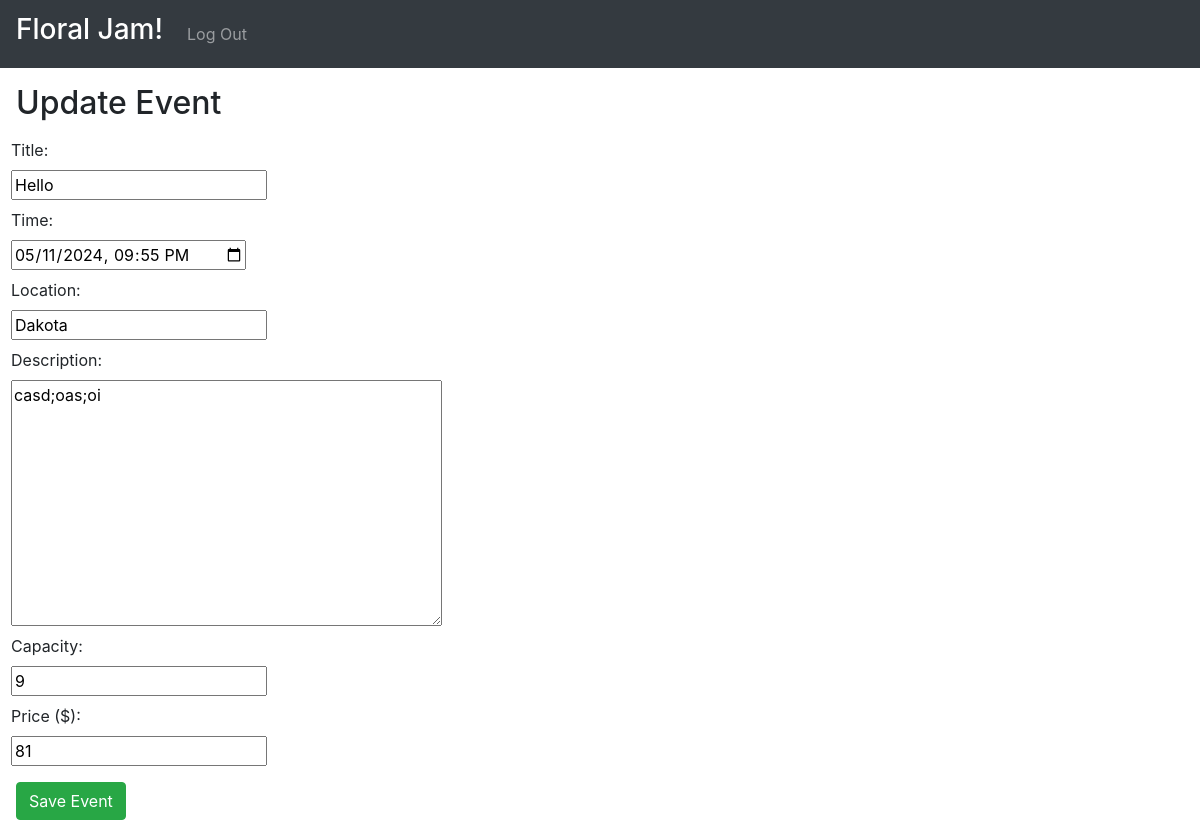
The app's page /create/1 (signed in) with its own data.
### floral_jamming/models.py (models this page shows, shortened)
class Event(models.Model):
    title = models.CharField(max_length=100)
    price = models.IntegerField(validators=[MinValueValidator(0)], default=80)
    time = models.DateTimeField()
    location = models.CharField(max_length=300)
    description = models.CharField(max_length=3000)
    capacity = models.IntegerField(validators=[MinValueValidator(0)], default=10)
    creator = models.ForeignKey(User, on_delete=models.CASCADE, related_name="events")

### floral_jamming/views.py (the view)
# urls.py: path("create", views.create, name="create"),
@staff_member_required
def create(request: HttpRequest, event_id: int = 0) -> HttpResponse | HttpResponseRedirect:
     try:
          event = event_service.get_event_by_id(event_id)
     except Event_Does_Not_Exist:
          event = None
     if request.user != event.creator:
          auth_service.logout(request)
          return HttpResponseRedirect(reverse("floral_jamming:login", args=[event_id]))
     if request.method == "POST":
          form = EventForm(request.POST)
          try:
               if event_id > 0:
                    event = event_service.update_event(user=request.user, event_id=event_id, form=form)
               else:
                    event = event_service.create_event(user=request.user, form=form)
               return HttpResponseRedirect(reverse("floral_jamming:details", args=[event.id]))
          except Invalid_User_Form as e:
               return render(request, "floral_jamming/create.html", {
                    "message": e,
                    "form": form,
                    "event": event,
               })
     else:
          return render(request, "floral_jamming/create.html", {
               "form": EventForm(instance=event),
               "event": event,
          })

### floral_jamming/forms.py
class EventForm(forms.ModelForm):
    class Meta:
        model = Event
        fields = ['title', 'time', 'location', 'description', 'capacity', 'price']
        widgets = {
            'time': forms.DateTimeInput(attrs={'type': 'datetime-local'}),
            'description': forms.Textarea(),
            'capacity': forms.NumberInput(attrs={'min': 0}),
            'price': forms.NumberInput(attrs={'min': 0}),
        }
        labels = {
            'price': 'Price ($)',
        }

### floral_jamming/services/auth_service/auth_service.py (called while the page is built)
    @staticmethod
    def is_authenticated_user(user: User) -> bool:
        return user.is_authenticated and not is_guest_user(user) and user.is_active

### floral_jamming/services/event_service/event_service.py (called while the page is built)
    def get_event_by_id(self, event_id: int) -> Event:
        try:
            return Event.objects.get(id=event_id)
        except Event.DoesNotExist:
            raise Event_Does_Not_Exist()

### floral_jamming/templates/floral_jamming/create.html (shortened to what this page needs)
{% extends 'floral_jamming/layout.html' %}
{% load static %}
{% block body %}
    <h2 class="mb-3">
        {{ event|yesno:"Update,Create"}} Event
    </h2>
    {% if event %}
        {% url 'floral_jamming:create' event.id as url %}
    {% else %}
        {% url 'floral_jamming:create' as url %}
    {% endif %}
    <form action="{{ url }}" method="post">
        <div class="form-group">
            {% for field in form %}
            <div class="form-row mt-2">
                {{ field.label_tag }}
            </div>
            <div class="form-row mb-2">
                {{ field }}
            </div>
            {% endfor %}
        </div>
        <button type="submit" class="btn btn-success">Save Event</button>
    </form>
{% endblock %}

### records on screen
Event: form "Hello" "05/11/2024 21:55" "Dakota" "casd;oas;oi" "9" "81"

### other values on screen
{{ event|yesno:"Update,Create" }} "Update"
{{ field.label_tag }} "Title:" "Time:" "Location:" "Description:" "Capacity:" "Price ($):"
